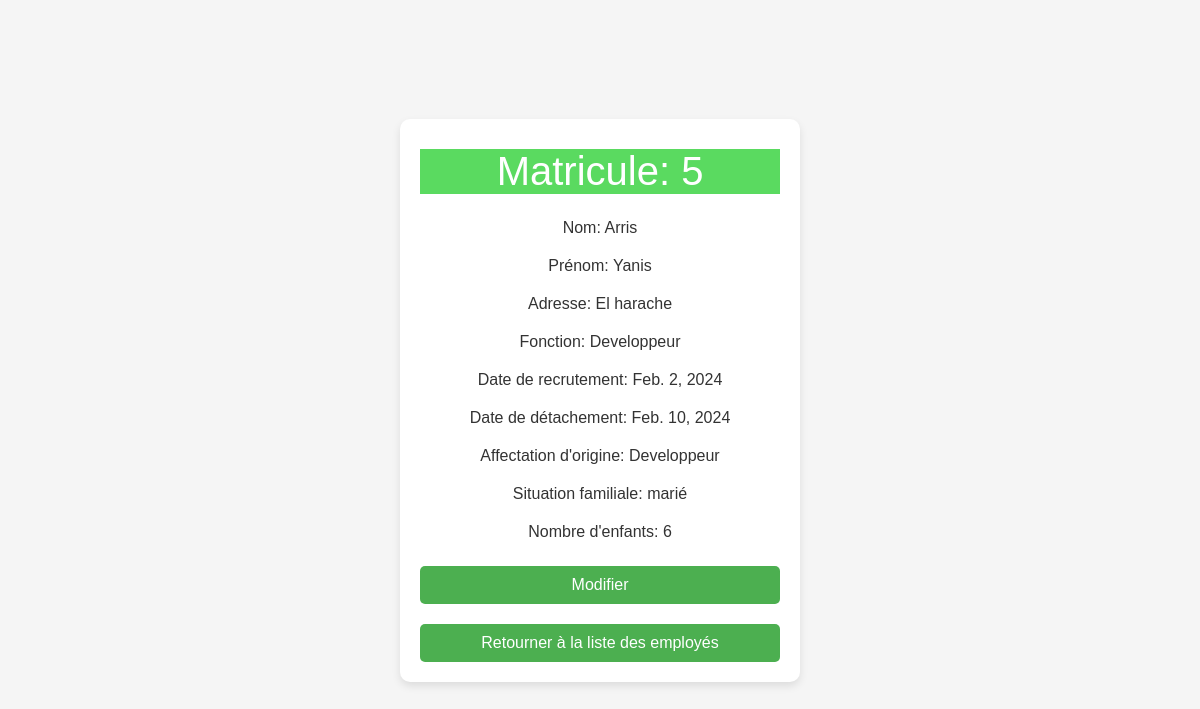
Page /detail/5/ on the committed database.
### app/models.py (models this page shows, shortened)
class Employe(models.Model):
    CHOICES = {
        ('marié', 'marié(e)'),
        ('divorcé', 'divorcé(e)'),
        ('célibataire', 'célibataire'),
        ('veuf', 'veuf(ve)')
    }
    CODES = {
        ('T', 'T'), ('R', 'R'), ('1', '1'), ('I', 'I'), ('2', '2'), ('M', 'M'), ('A', 'A'), ('6', '6'), ('7', '7'),
        ('8', '8'), ('9', '9'), ('C', 'C'), ('Cr', 'Cr'),
    }
    matricule = models.PositiveIntegerField(primary_key = True)
    nom = models.CharField(max_length = 100)
    prenom = models.CharField(max_length = 100)
    adresse = models.CharField(max_length = 200, null=True)
    fonction = models.CharField(max_length = 100, null=True)
    dateRecrutement = models.DateField(null=True)
    dateDetachement = models.DateField(null=True)
    affectOrigine = models.CharField(max_length = 100, null=True)
    situationFamiliale = models.CharField(max_length = 100, choices= CHOICES, null=True)
    nbrEnfants = models.PositiveIntegerField(null=True)
    dernierPointage = models.CharField(max_length = 2, choices=CODES, default=None, null=True)
    dateDernierPointage = models.DateField(null=True, default = None)

### app/views.py (the view)
# urls.py: path('detail/<str:pk>/', views.detail, name='employe-detail'),
def detail(request, pk):
    emp = Employe.objects.get(matricule=pk)
    context = {'employe': emp}
    return render(request, 'details.html', context)

### app/templates/details.html (shortened to what this page needs)
<!DOCTYPE html>
<html lang="en">
<head>
</head>
<body>
    <div class="card">
        <div class="card-content">
            <div id="matricule-cont">
                <p id="matricule">Matricule: {{employe.matricule}}</p>
            </div>
            <div id="att-cont">
                <p class="att">Nom: {{employe.nom}}</p>
                <p class="att">Prénom: {{employe.prenom}}</p>
                <p class="att">Adresse: {{employe.adresse}}</p>
                <p class="att">Fonction: {{employe.fonction}}</p>
                <p class="att">Date de recrutement: {{employe.dateRecrutement}}</p>
                <p class="att">Date de détachement: {{employe.dateDetachement}}</p>
                <p class="att">Affectation d'origine: {{employe.affectOrigine}}</p>
                <p class="att">Situation familiale: {{employe.situationFamiliale}}</p>
                <p class="att">Nombre d'enfants: {{employe.nbrEnfants}}</p>
            </div>
            <a href="{% url 'employe-update' employe.matricule %}">Modifier</a>
            <a href="{% url 'employe-list' %}">Retourner à la liste des employés</a>
        </div>
    </div>
</body>
</html>

### app/templates/details.html (style rules this page uses)
body { font-family: 'Arial', sans-serif; margin: 0; padding: 0; display: flex; align-items: center; justify-content: center; min-height: 100vh; background-color: #f5f5f5; }
.card { background-color: #fff; box-shadow: 0 4px 8px rgba(0, 0, 0, 0.1); border-radius: 10px; overflow: hidden; max-width: 400px; width: 100%; margin: 20px; box-sizing: border-box; transition: transform 0.3s ease; }
.card-content { padding: 20px; text-align: center; }
.card p { margin: 10px 0; font-size: 16px; color: #333; }
.card a { display: block; background-color: #4CAF50; color: white; text-align: center; text-decoration: none; padding: 10px; margin-top: 20px; border-radius: 5px; transition: background-color 0.3s ease; }
#matricule { font-size: 40px; color: white; }
#matricule-cont { background-color: #5ada60; }
#att-cont { margin: 20px; }
.att { padding: 5px; }

### rows in the picture
Employe: matricule "5", nom "Arris", prenom "Yanis", adresse "El harache", fonction "Developpeur", dateRecrutement "Feb. 2, 2024", dateDetachement "Feb. 10, 2024", affectOrigine "Developpeur", situationFamiliale "marié", nbrEnfants "6"
